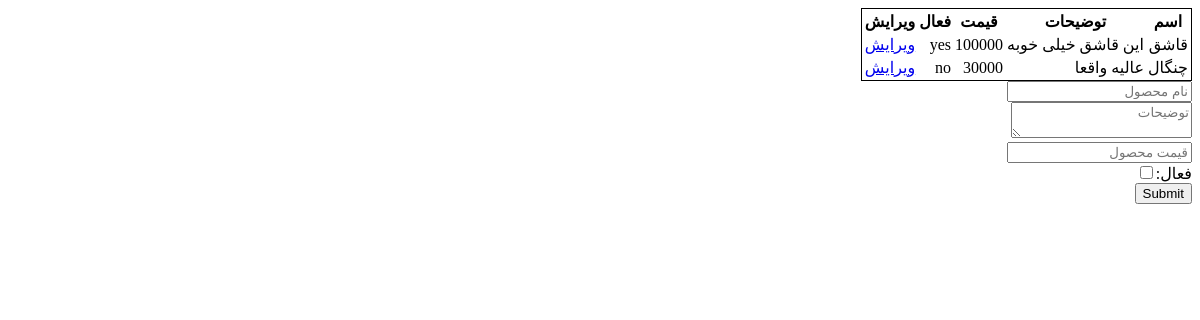
Before: /admin/dashboard/products (signed in) with the older database file.
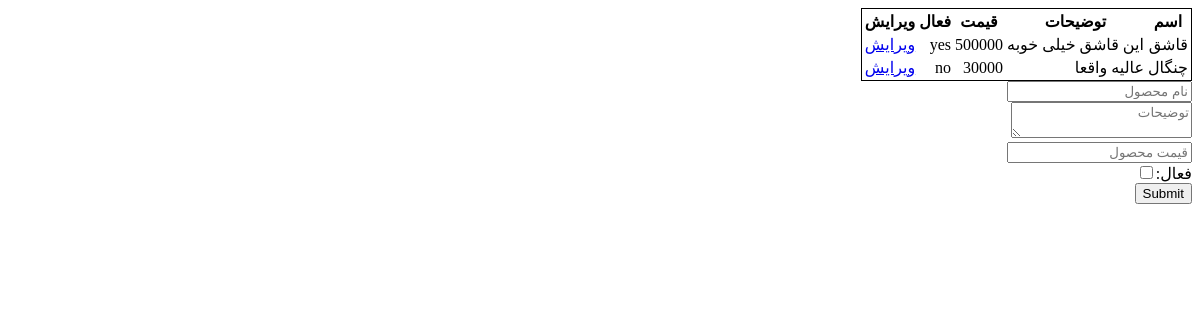
After: the same page with the newer database file.
### models/product.py (models this page shows)
class Product(db.Model):
    __tablename__ = "products"
    id = Column(Integer, primary_key=True)
    name = Column(String, unique=True, nullable=False, index=True)
    description = Column(String, nullable=False, index=True)
    price = Column(Integer, nullable=False, index=True)
    active = Column(Integer, nullable=False, index=True)

### blueprints/admin.py (the view, shortened to what this page needs)
@app.route('/admin/dashboard/products', methods=["GET", "POST"])
def products():
    if request.method == "GET":
        products = Product.query.all()
        return render_template("admin/products.html", products=products)

### blueprints/admin.py (called while the page is built)
@app.before_request
def before_request():
    if session.get('admin_login', None) == None and request.endpoint != "admin.login":
        abort(403)

### templates/admin/products.html (shortened to what this page needs)
{% extends 'base.html' %}
{% block body %}
    <table style="border: 1px solid black;">
        <tr>
            <th>اسم</th>
            <th>توضیحات</th>
            <th>قیمت</th>
            <th>فعال</th>
            <th>ویرایش</th>
        </tr>
        {% for p in products %}
            <tr>
                <td>{{ p.name }}</td>
                <td>{{ p.description }}</td>
                <td>{{ p.price }}</td>
                <td>{{ "yes" if p.active == 1 else "no" }}</td>
                <td><a href="/admin/dashboard/edit-product/{{ p.id }}">ویرایش</a></td>
            </tr>
        {% endfor %}
    </table>
    <form action="#" method="post">
        <input type="text" name="name" placeholder="نام محصول"><br>
        <textarea name="description" placeholder="توضیحات"></textarea><br>
        <input type="number" name="price" placeholder="قیمت محصول"><br>
        <label>فعال:</label><input value="1" type="checkbox" name="active"><br>
        <input type="submit">
    </form>
{% endblock %}

Changed rows visible on the page:
changed Product "قاشق": price "100000" → "500000"
